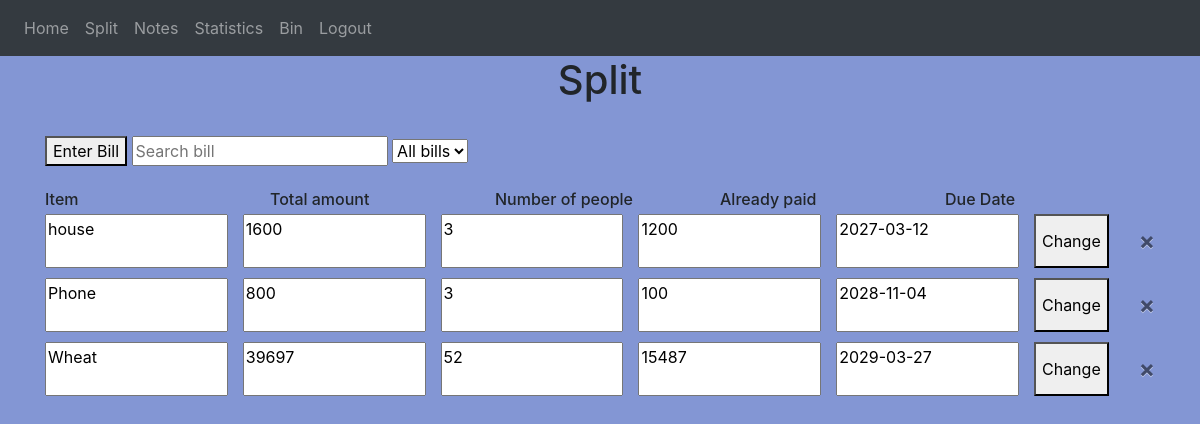
Screenshot of /split_items (signed in) with the database file from the repository.
### website/models.py (models this page shows)
class Split(db.Model):
    id=db.Column(db.Integer, primary_key=True)
    item=db.Column(db.String(10000))
    total_amount=db.Column(db.Integer)
    number_people=db.Column(db.Integer)
    budget=db.Column(db.Integer)
    user_id=db.Column(db.Integer, db.ForeignKey('user.id'))
    is_deleted=db.Column(db.Boolean, default=False)
    due_date = db.Column(db.Date, nullable=True)
    created_at = db.Column(db.DateTime, default=func.now())

### website/views.py (the view, shortened to what this page needs)
@views.route('/split_items', methods=['GET', 'POST'])
@login_required
def split_items():
    splits = Split.query.filter_by(user_id=current_user.id, is_deleted=False).all()
    return render_template('split_items.html', user=current_user, splits=splits)

### website/__init__.py (called while the page is built)
def create_app():
    app = Flask(__name__)
    app.config['SECRET_KEY'] = 'asdflkjsafh lksjgsalkhgs'
    app.config['SQLALCHEMY_DATABASE_URI'] = f'sqlite:///{DB_NAME}'
    db.init_app(app)
    from .views import views
    from .auth import auth
    app.register_blueprint(views, url_prefix='/')
    app.register_blueprint(auth, url_prefix='/')
    from .models import User, Note
    create_database(app)
    login_manager = LoginManager()
    login_manager.login_view = 'auth.login'
    login_manager.init_app(app)
    @login_manager.user_loader
    def load_user(id):
        return User.query.get(int(id))
    return app

### website/templates/split_items.html (shortened to what this page needs)
{% extends "base.html" %} {% block title %}Split things{% endblock %}
{% block content %}
<form method="POST">
    <h1 align="center">Split</h1>
    <br>
    <button type="button" class="side-by-side" id="enter-bill" align="center">Enter Bill</button>
    <input type="text" class="side-by-side" id="search-bills" placeholder="Search bill">
    <select id="filter-bills" class="side-by-side">
        <option value="all">All bills</option>
    </select>
    <br>
    <br>
    <div class="side-by-side" style="display: flex; gap:15px; margin-bottom:5px; ">
        <h6 style="flex:1;margin:0;">Item</h6>
        <h6 style="flex:1;margin:0;">Total amount</h6>
        <h6 style="flex:1;margin:0;">Number of people</h6>
        <h6 style="flex:1;margin:0;">Already paid</h6>
        <h6 style="flex:1; margin:0;">Due Date</h6>
    </div>
    <div id="show-modal">
        <ul style="list-style: none; padding:0; margin:0;">
            {% for split in splits %}
            <li class="bill-card" data-status="{{'paid' if split.total_amount == split.budget else 'unpaid'}}" style="display:flex;gap:15px;margin-bottom:10px; padding:0;border:none;">
                    <textarea style="resize: none; flex:1; width:100%;" readonly>{{split.item}}</textarea>
                    <textarea style="resize: none; flex:1; width:100%" readonly>{{split.total_amount}}</textarea>
                    <textarea style="resize: none; flex:1; width:100%" readonly>{{split.number_people}}</textarea>
                    <textarea style="resize: none; flex:1; width:100%" readonly>{{split.budget}}</textarea>
                    <textarea style="resize: none; flex:1; width:100%" readonly>{{split.due_date}}</textarea>
                    <button type="button" class="change-bill" data-id="{{split.id}}" data-item="{{split.item}}" data-total="{{split.total_amount}}" data-people="{{split.number_people}}" data-budget="{{split.budget}}" data-date="{{split.due_date}}">Change</button>
                    <br>
                    <button type="button" class="close" data-item-id="{{ split.id }}" onclick="deleteItem(this.dataset.itemId)">
                        <span aria-hidden="true">&times;</span>
                    </button>
            </li>
            {% endfor %}
        </ul>
        <br>
    </div>
</form>
{% endblock %}

### website/templates/base.html (shortened to what this page needs)
<!DOCTYPE html>
<html>
    <head>
        <link
      rel="stylesheet"
      href="https://stackpath.bootstrapcdn.com/bootstrap/4.4.1/css/bootstrap.min.css"
    />
    <link
      rel="stylesheet"
      href="https://stackpath.bootstrapcdn.com/font-awesome/4.7.0/css/font-awesome.min.css"
    />
    </head>
    <body>
        <nav class="navbar navbar-expand-lg navbar-dark bg-dark">
            <div class="collapse navbar-collapse" id="navbar">
                <div class="navbar-nav">
                    {% if user.is_authenticated %}
                    <a class="nav-item nav-link" id="home" href="/">Home</a>
                    <a class="nav-item nav-link" id="splitter" href="/split_items">Split</a>
                    <a class="nav-item nav-link" id="notes" href="/notes">Notes</a>
                    <a class="nav-item nav-link" id="statistics" href="/statistics">Statistics</a>
                    <a class="nav-item nav-link" id="notes" href="/bin">Bin</a>
                    <a class="nav-item nav-link" id="logout" href="/logout">Logout</a>
                    {% else %}
                    <a class="nav-item nav-link" id="login" href="/login">Login</a>
                    <a class="nav-item nav-link" id="signUp" href="/sign-up">Signup</a>
                    {% endif %}
                </div>
            </div>
        </nav>
        <div class="container">
        {% block content %}
        {% endblock %}
        </div>
    </body>
</html>

### website/templates/base.html (style rules this page uses)
html,body { margin:0; padding:0; }

### website/templates/split_items.html (style rules this page uses)
body { background:#8396d4; }

### rows the page displays
Split: item "house", total_amount "1600", number_people "3", budget "1200", due_date "2027-03-12"
Split: item "Phone", total_amount "800", number_people "3", budget "100", due_date "2028-11-04"
Split: item "Wheat", total_amount "39697", number_people "52", budget "15487", due_date "2029-03-27"
